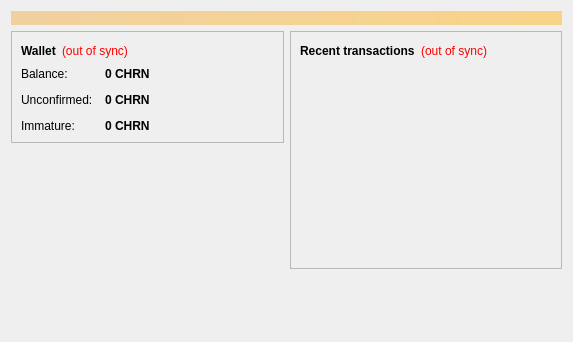
<?xml version="1.0" encoding="UTF-8"?>
<ui version="4.0">
 <class>OverviewPage</class>
 <widget class="QWidget" name="OverviewPage">
  <property name="geometry">
   <rect>
    <x>0</x>
    <y>0</y>
    <width>573</width>
    <height>342</height>
   </rect>
  </property>
  <property name="windowTitle">
   <string>Form</string>
  </property>
  <layout class="QVBoxLayout" name="topLayout">
   <item>
    <widget class="QLabel" name="labelAlerts">
     <property name="visible">
      <bool>false</bool>
     </property>
     <property name="styleSheet">
      <string notr="true">background-color: qlineargradient(x1: 0, y1: 0, x2: 1, y2: 0, stop:0 #F0D0A0, stop:1 #F8D488); color:#000000;</string>
     </property>
     <property name="wordWrap">
      <bool>true</bool>
     </property>
     <property name="margin">
      <number>3</number>
     </property>
    </widget>
   </item>
   <item>
    <layout class="QHBoxLayout" name="horizontalLayout" stretch="1,1">
     <item>
      <layout class="QVBoxLayout" name="verticalLayout_2">
       <item>
        <widget class="QFrame" name="frame">
         <property name="frameShape">
          <enum>QFrame::StyledPanel</enum>
         </property>
         <property name="frameShadow">
          <enum>QFrame::Raised</enum>
         </property>
         <layout class="QVBoxLayout" name="verticalLayout_4">
          <item>
           <layout class="QHBoxLayout" name="horizontalLayout_4">
            <item>
             <widget class="QLabel" name="label_5">
              <property name="font">
               <font>
                <weight>75</weight>
                <bold>true</bold>
               </font>
              </property>
              <property name="text">
               <string>Wallet</string>
              </property>
             </widget>
            </item>
            <item>
             <widget class="QLabel" name="labelWalletStatus">
              <property name="toolTip">
               <string>The displayed information may be out of date. Your wallet automatically synchronizes with the Chronoscoin network after a connection is established, but this process has not completed yet.</string>
              </property>
              <property name="styleSheet">
               <string notr="true">QLabel { color: red; }</string>
              </property>
              <property name="text">
               <string notr="true">(out of sync)</string>
              </property>
              <property name="alignment">
               <set>Qt::AlignLeading|Qt::AlignLeft|Qt::AlignVCenter</set>
              </property>
             </widget>
            </item>
            <item>
             <spacer name="horizontalSpacer_2">
              <property name="orientation">
               <enum>Qt::Horizontal</enum>
              </property>
              <property name="sizeHint" stdset="0">
               <size>
                <width>40</width>
                <height>20</height>
               </size>
              </property>
             </spacer>
            </item>
           </layout>
          </item>
          <item>
           <layout class="QFormLayout" name="formLayout_2">
            <property name="fieldGrowthPolicy">
             <enum>QFormLayout::AllNonFixedFieldsGrow</enum>
            </property>
            <property name="horizontalSpacing">
             <number>12</number>
            </property>
            <property name="verticalSpacing">
             <number>12</number>
            </property>
            <item row="0" column="0">
             <widget class="QLabel" name="label">
              <property name="text">
               <string>Balance:</string>
              </property>
             </widget>
            </item>
            <item row="0" column="1">
             <widget class="QLabel" name="labelBalance">
              <property name="font">
               <font>
                <weight>75</weight>
                <bold>true</bold>
               </font>
              </property>
              <property name="cursor">
               <cursorShape>IBeamCursor</cursorShape>
              </property>
              <property name="toolTip">
               <string>Your current balance</string>
              </property>
              <property name="text">
               <string notr="true">0 CHRN</string>
              </property>
              <property name="textInteractionFlags">
               <set>Qt::LinksAccessibleByMouse|Qt::TextSelectableByKeyboard|Qt::TextSelectableByMouse</set>
              </property>
             </widget>
            </item>
            <item row="1" column="0">
             <widget class="QLabel" name="label_3">
              <property name="text">
               <string>Unconfirmed:</string>
              </property>
             </widget>
            </item>
            <item row="1" column="1">
             <widget class="QLabel" name="labelUnconfirmed">
              <property name="font">
               <font>
                <weight>75</weight>
                <bold>true</bold>
               </font>
              </property>
              <property name="cursor">
               <cursorShape>IBeamCursor</cursorShape>
              </property>
              <property name="toolTip">
               <string>Total of transactions that have yet to be confirmed, and do not yet count toward the current balance</string>
              </property>
              <property name="text">
               <string notr="true">0 CHRN</string>
              </property>
              <property name="textInteractionFlags">
               <set>Qt::LinksAccessibleByMouse|Qt::TextSelectableByKeyboard|Qt::TextSelectableByMouse</set>
              </property>
             </widget>
            </item>
            <item row="2" column="0">
             <widget class="QLabel" name="labelImmatureText">
              <property name="text">
               <string>Immature:</string>
              </property>
             </widget>
            </item>
            <item row="2" column="1">
             <widget class="QLabel" name="labelImmature">
              <property name="font">
               <font>
                <weight>75</weight>
                <bold>true</bold>
               </font>
              </property>
              <property name="toolTip">
               <string>Mined balance that has not yet matured</string>
              </property>
              <property name="text">
               <string notr="true">0 CHRN</string>
              </property>
              <property name="textInteractionFlags">
               <set>Qt::LinksAccessibleByMouse|Qt::TextSelectableByKeyboard|Qt::TextSelectableByMouse</set>
              </property>
             </widget>
            </item>
           </layout>
          </item>
         </layout>
        </widget>
       </item>
       <item>
        <spacer name="verticalSpacer">
         <property name="orientation">
          <enum>Qt::Vertical</enum>
         </property>
         <property name="sizeHint" stdset="0">
          <size>
           <width>20</width>
           <height>40</height>
          </size>
         </property>
        </spacer>
       </item>
      </layout>
     </item>
     <item>
      <layout class="QVBoxLayout" name="verticalLayout_3">
       <item>
        <widget class="QFrame" name="frame_2">
         <property name="frameShape">
          <enum>QFrame::StyledPanel</enum>
         </property>
         <property name="frameShadow">
          <enum>QFrame::Raised</enum>
         </property>
         <layout class="QVBoxLayout" name="verticalLayout">
          <item>
           <layout class="QHBoxLayout" name="horizontalLayout_2">
            <item>
             <widget class="QLabel" name="label_4">
              <property name="text">
               <string>&lt;b&gt;Recent transactions&lt;/b&gt;</string>
              </property>
             </widget>
            </item>
            <item>
             <widget class="QLabel" name="labelTransactionsStatus">
              <property name="toolTip">
               <string>The displayed information may be out of date. Your wallet automatically synchronizes with the Chronoscoin network after a connection is established, but this process has not completed yet.</string>
              </property>
              <property name="styleSheet">
               <string notr="true">QLabel { color: red; }</string>
              </property>
              <property name="text">
               <string notr="true">(out of sync)</string>
              </property>
              <property name="alignment">
               <set>Qt::AlignRight|Qt::AlignTrailing|Qt::AlignVCenter</set>
              </property>
             </widget>
            </item>
            <item>
             <spacer name="horizontalSpacer">
              <property name="orientation">
               <enum>Qt::Horizontal</enum>
              </property>
              <property name="sizeHint" stdset="0">
               <size>
                <width>40</width>
                <height>20</height>
               </size>
              </property>
             </spacer>
            </item>
           </layout>
          </item>
          <item>
           <widget class="QListView" name="listTransactions">
            <property name="styleSheet">
             <string notr="true">QListView { background: transparent; }</string>
            </property>
            <property name="frameShape">
             <enum>QFrame::NoFrame</enum>
            </property>
            <property name="verticalScrollBarPolicy">
             <enum>Qt::ScrollBarAlwaysOff</enum>
            </property>
            <property name="horizontalScrollBarPolicy">
             <enum>Qt::ScrollBarAlwaysOff</enum>
            </property>
            <property name="selectionMode">
             <enum>QAbstractItemView::NoSelection</enum>
            </property>
           </widget>
          </item>
         </layout>
        </widget>
       </item>
       <item>
        <spacer name="verticalSpacer_2">
         <property name="orientation">
          <enum>Qt::Vertical</enum>
         </property>
         <property name="sizeHint" stdset="0">
          <size>
           <width>20</width>
           <height>40</height>
          </size>
         </property>
        </spacer>
       </item>
      </layout>
     </item>
    </layout>
   </item>
  </layout>
 </widget>
 <resources/>
 <connections/>
</ui>
